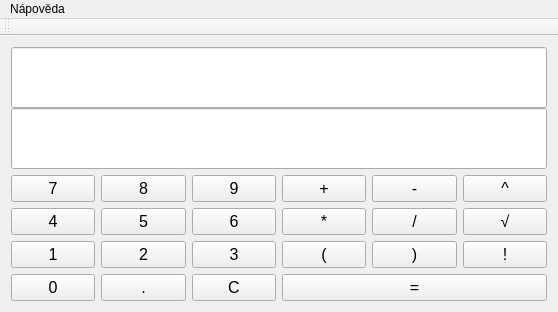
<?xml version="1.0" encoding="UTF-8"?>
<ui version="4.0">
 <class>MainWindow</class>
 <widget class="QMainWindow" name="MainWindow">
  <property name="enabled">
   <bool>true</bool>
  </property>
  <property name="geometry">
   <rect>
    <x>0</x>
    <y>0</y>
    <width>558</width>
    <height>312</height>
   </rect>
  </property>
  <property name="sizePolicy">
   <sizepolicy hsizetype="Fixed" vsizetype="Fixed">
    <horstretch>0</horstretch>
    <verstretch>0</verstretch>
   </sizepolicy>
  </property>
  <property name="windowTitle">
   <string>Calculator</string>
  </property>
  <widget class="QWidget" name="centralWidget">
   <layout class="QGridLayout" name="gridLayout">
    <item row="2" column="4">
     <widget class="QPushButton" name="ButtonSub">
      <property name="font">
       <font>
        <pointsize>12</pointsize>
       </font>
      </property>
      <property name="text">
       <string>-</string>
      </property>
     </widget>
    </item>
    <item row="2" column="2">
     <widget class="QPushButton" name="Button9">
      <property name="font">
       <font>
        <pointsize>12</pointsize>
       </font>
      </property>
      <property name="text">
       <string>9</string>
      </property>
     </widget>
    </item>
    <item row="4" column="5">
     <widget class="QPushButton" name="ButtonFak">
      <property name="font">
       <font>
        <pointsize>12</pointsize>
       </font>
      </property>
      <property name="text">
       <string>!</string>
      </property>
     </widget>
    </item>
    <item row="2" column="3">
     <widget class="QPushButton" name="ButtonAdd">
      <property name="font">
       <font>
        <pointsize>12</pointsize>
       </font>
      </property>
      <property name="text">
       <string>+</string>
      </property>
     </widget>
    </item>
    <item row="4" column="4">
     <widget class="QPushButton" name="ButtonBracketR">
      <property name="font">
       <font>
        <pointsize>12</pointsize>
       </font>
      </property>
      <property name="text">
       <string>)</string>
      </property>
     </widget>
    </item>
    <item row="2" column="1">
     <widget class="QPushButton" name="Button8">
      <property name="font">
       <font>
        <pointsize>12</pointsize>
       </font>
      </property>
      <property name="text">
       <string>8</string>
      </property>
     </widget>
    </item>
    <item row="3" column="2">
     <widget class="QPushButton" name="Button6">
      <property name="font">
       <font>
        <pointsize>12</pointsize>
       </font>
      </property>
      <property name="text">
       <string>6</string>
      </property>
     </widget>
    </item>
    <item row="2" column="0">
     <widget class="QPushButton" name="Button7">
      <property name="font">
       <font>
        <pointsize>12</pointsize>
       </font>
      </property>
      <property name="text">
       <string>7</string>
      </property>
     </widget>
    </item>
    <item row="3" column="1">
     <widget class="QPushButton" name="Button5">
      <property name="font">
       <font>
        <pointsize>12</pointsize>
       </font>
      </property>
      <property name="text">
       <string>5</string>
      </property>
     </widget>
    </item>
    <item row="3" column="0">
     <widget class="QPushButton" name="Button4">
      <property name="font">
       <font>
        <pointsize>12</pointsize>
       </font>
      </property>
      <property name="text">
       <string>4</string>
      </property>
     </widget>
    </item>
    <item row="3" column="5">
     <widget class="QPushButton" name="ButtonRoot">
      <property name="font">
       <font>
        <pointsize>12</pointsize>
       </font>
      </property>
      <property name="text">
       <string>√</string>
      </property>
     </widget>
    </item>
    <item row="6" column="0">
     <widget class="QPushButton" name="Button0">
      <property name="font">
       <font>
        <pointsize>12</pointsize>
       </font>
      </property>
      <property name="text">
       <string>0</string>
      </property>
     </widget>
    </item>
    <item row="6" column="1">
     <widget class="QPushButton" name="ButtonDest">
      <property name="font">
       <font>
        <pointsize>12</pointsize>
       </font>
      </property>
      <property name="text">
       <string>.</string>
      </property>
     </widget>
    </item>
    <item row="4" column="1">
     <widget class="QPushButton" name="Button2">
      <property name="font">
       <font>
        <pointsize>12</pointsize>
       </font>
      </property>
      <property name="text">
       <string>2</string>
      </property>
     </widget>
    </item>
    <item row="4" column="0">
     <widget class="QPushButton" name="Button1">
      <property name="font">
       <font>
        <pointsize>12</pointsize>
       </font>
      </property>
      <property name="text">
       <string>1</string>
      </property>
     </widget>
    </item>
    <item row="2" column="5">
     <widget class="QPushButton" name="ButtonPower">
      <property name="font">
       <font>
        <pointsize>12</pointsize>
       </font>
      </property>
      <property name="text">
       <string>^</string>
      </property>
     </widget>
    </item>
    <item row="4" column="3">
     <widget class="QPushButton" name="ButtonBracketL">
      <property name="font">
       <font>
        <pointsize>12</pointsize>
       </font>
      </property>
      <property name="text">
       <string>(</string>
      </property>
     </widget>
    </item>
    <item row="3" column="3">
     <widget class="QPushButton" name="ButtonMul">
      <property name="font">
       <font>
        <pointsize>12</pointsize>
       </font>
      </property>
      <property name="text">
       <string>*</string>
      </property>
     </widget>
    </item>
    <item row="4" column="2">
     <widget class="QPushButton" name="Button3">
      <property name="font">
       <font>
        <pointsize>12</pointsize>
       </font>
      </property>
      <property name="text">
       <string>3</string>
      </property>
     </widget>
    </item>
    <item row="3" column="4">
     <widget class="QPushButton" name="ButtonDiv">
      <property name="font">
       <font>
        <pointsize>12</pointsize>
       </font>
      </property>
      <property name="text">
       <string>/</string>
      </property>
     </widget>
    </item>
    <item row="6" column="2">
     <widget class="QPushButton" name="ButtonClear">
      <property name="font">
       <font>
        <pointsize>12</pointsize>
       </font>
      </property>
      <property name="text">
       <string>C</string>
      </property>
     </widget>
    </item>
    <item row="6" column="3" colspan="3">
     <widget class="QPushButton" name="ButtonResult">
      <property name="font">
       <font>
        <pointsize>12</pointsize>
       </font>
      </property>
      <property name="text">
       <string>=</string>
      </property>
     </widget>
    </item>
    <item row="0" column="0" colspan="6">
     <layout class="QVBoxLayout" name="verticalLayout">
      <property name="spacing">
       <number>0</number>
      </property>
      <item>
       <widget class="QLineEdit" name="Input">
        <property name="sizePolicy">
         <sizepolicy hsizetype="Expanding" vsizetype="Expanding">
          <horstretch>0</horstretch>
          <verstretch>0</verstretch>
         </sizepolicy>
        </property>
        <property name="font">
         <font>
          <pointsize>12</pointsize>
         </font>
        </property>
        <property name="alignment">
         <set>Qt::AlignRight|Qt::AlignTrailing|Qt::AlignVCenter</set>
        </property>
        <property name="readOnly">
         <bool>true</bool>
        </property>
       </widget>
      </item>
      <item>
       <widget class="QLineEdit" name="Result">
        <property name="sizePolicy">
         <sizepolicy hsizetype="Expanding" vsizetype="Expanding">
          <horstretch>0</horstretch>
          <verstretch>0</verstretch>
         </sizepolicy>
        </property>
        <property name="font">
         <font>
          <pointsize>14</pointsize>
         </font>
        </property>
        <property name="alignment">
         <set>Qt::AlignRight|Qt::AlignTrailing|Qt::AlignVCenter</set>
        </property>
        <property name="readOnly">
         <bool>true</bool>
        </property>
       </widget>
      </item>
     </layout>
    </item>
   </layout>
  </widget>
  <widget class="QToolBar" name="mainToolBar">
   <property name="font">
    <font>
     <pointsize>12</pointsize>
    </font>
   </property>
   <property name="movable">
    <bool>true</bool>
   </property>
   <attribute name="toolBarArea">
    <enum>TopToolBarArea</enum>
   </attribute>
   <attribute name="toolBarBreak">
    <bool>false</bool>
   </attribute>
  </widget>
  <widget class="QMenuBar" name="menuBar">
   <property name="geometry">
    <rect>
     <x>0</x>
     <y>0</y>
     <width>558</width>
     <height>25</height>
    </rect>
   </property>
   <widget class="QMenu" name="menuN_pov_da">
    <property name="title">
     <string>Nápověda</string>
    </property>
    <addaction name="ActionHelp"/>
    <addaction name="ActionAboutApp"/>
   </widget>
   <addaction name="menuN_pov_da"/>
  </widget>
  <action name="ActionHelp">
   <property name="checkable">
    <bool>false</bool>
   </property>
   <property name="text">
    <string>Nápověda</string>
   </property>
  </action>
  <action name="ActionAboutApp">
   <property name="text">
    <string>O Programu</string>
   </property>
  </action>
 </widget>
 <layoutdefault spacing="6" margin="11"/>
 <resources/>
 <connections/>
</ui>
